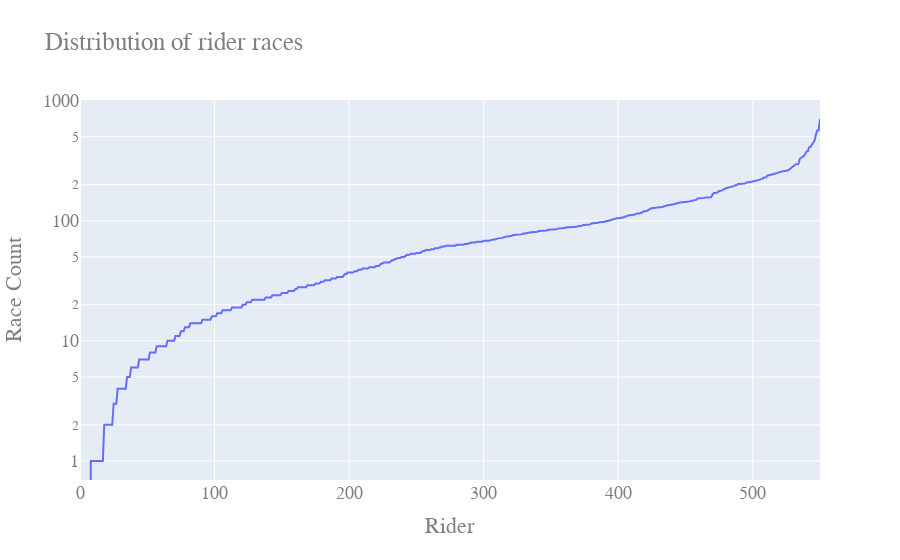

This figure's notebook cell:
### Code cell
team_data.sort_values(by='r', ascending=True, inplace=True)
fig = go.Figure()
fig.add_trace(go.Scatter(
    y=team_data.r[team_data.team_id=='2740']
))
fig.update_layout(
    title="Distribution of rider races",
    xaxis_title="Rider",
    yaxis_title="Race Count",
    yaxis_type="log",
    font=dict(
        family="Courier New, monospace",
        size=18,
        color="#7f7f7f"
))
fig.show()

### Figure 1 — Plotly figure (JSON) as saved in the notebook; plotly's stock layout.template omitted (floating-point values rounded to 4 significant figures; data arrays with more than 128 entries replaced by an {"elided": "..."} marker saying what was removed)
{"data": [{"type": "scatter", "y": {"elided": "551 int values"}}], "layout": {"font": {"color": "#7f7f7f", "family": "Courier New, monospace", "size": 18}, "title": {"text": "Distribution of rider races"}, "xaxis": {"title": {"text": "Rider"}}, "yaxis": {"title": {"text": "Race Count"}, "type": "log"}}}
